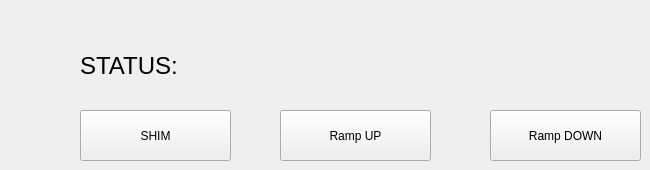
    <widget class="QWidget" name="Settings">
     <attribute name="title">
      <string>Settings</string>
     </attribute>
     <widget class="QPushButton" name="pushButton_17">
      <property name="geometry">
       <rect>
        <x>80</x>
        <y>110</y>
        <width>151</width>
        <height>51</height>
       </rect>
      </property>
      <property name="text">
       <string>SHIM</string>
      </property>
     </widget>
     <widget class="QPushButton" name="pushButton_18">
      <property name="geometry">
       <rect>
        <x>280</x>
        <y>110</y>
        <width>151</width>
        <height>51</height>
       </rect>
      </property>
      <property name="text">
       <string>Ramp UP</string>
      </property>
     </widget>
     <widget class="QPushButton" name="pushButton_19">
      <property name="geometry">
       <rect>
        <x>490</x>
        <y>110</y>
        <width>151</width>
        <height>51</height>
       </rect>
      </property>
      <property name="text">
       <string>Ramp DOWN</string>
      </property>
     </widget>
     <widget class="QLabel" name="lbRampUp_status_3">
      <property name="geometry">
       <rect>
        <x>80</x>
        <y>50</y>
        <width>291</width>
        <height>31</height>
       </rect>
      </property>
      <property name="font">
       <font>
        <pointsize>18</pointsize>
       </font>
      </property>
      <property name="text">
       <string>STATUS: </string>
      </property>
      <property name="textFormat">
       <enum>Qt::AutoText</enum>
      </property>
     </widget>
    </widget>
